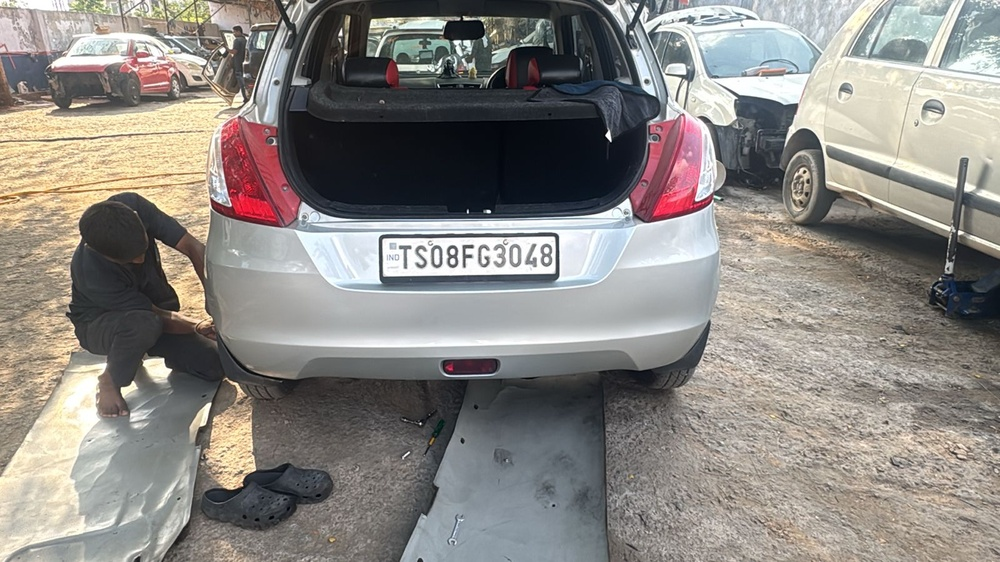
#> input picture images/car1.jpg, 1000 x 562 px, shrunk from 1600 x 900 before the run
$ python step2b_debug_regions.py
#> lines starting #> are read from the running program, lines starting #| are printed output that depends on the picture; after the words box and inside, x2 and y2 are one past the last pixel; in counts of white or black regions, pixels touching at a corner belong together
from skimage.io import imread
from skimage.filters import threshold_otsu
from skimage.color import rgb2gray
from skimage.util import img_as_float
from skimage import measure
from skimage.measure import regionprops
import matplotlib.pyplot as plt
import matplotlib.patches as patches

import sys
image_path = sys.argv[1] if len(sys.argv) > 1 else "images/car1.jpg"
car_image = imread(image_path)
#> car_image is the input picture: shape (562, 1000, 3); mean R, G, B 139.5, 135.7, 131.2
car_image_float = img_as_float(car_image)
gray_car_image = rgb2gray(car_image_float)
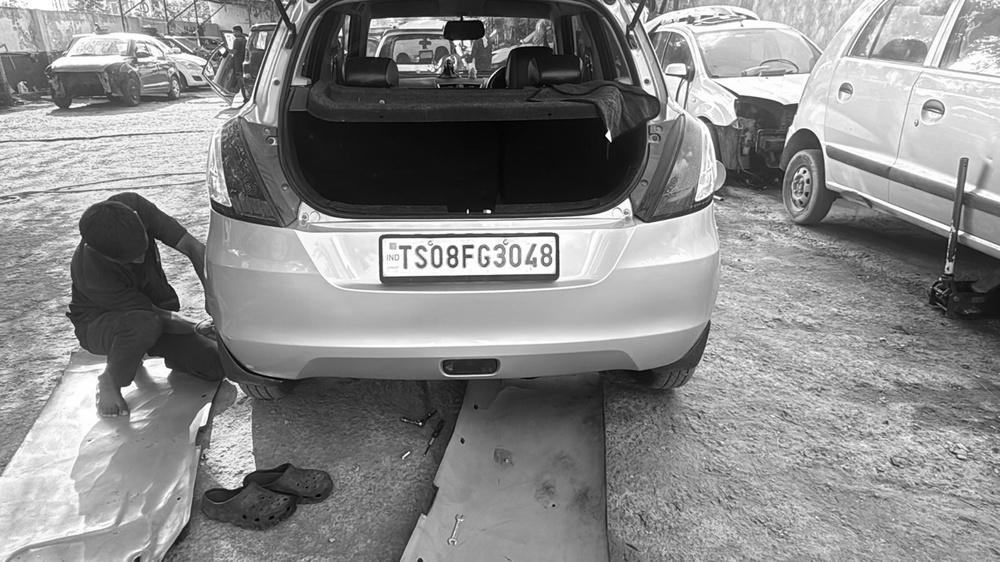
#> gray_car_image: shape (562, 1000) float64; min 0.000833, max 1, mean 0.534
threshold_value = threshold_otsu(gray_car_image)
#> threshold_value = 0.498
binary_car_image = gray_car_image > threshold_value
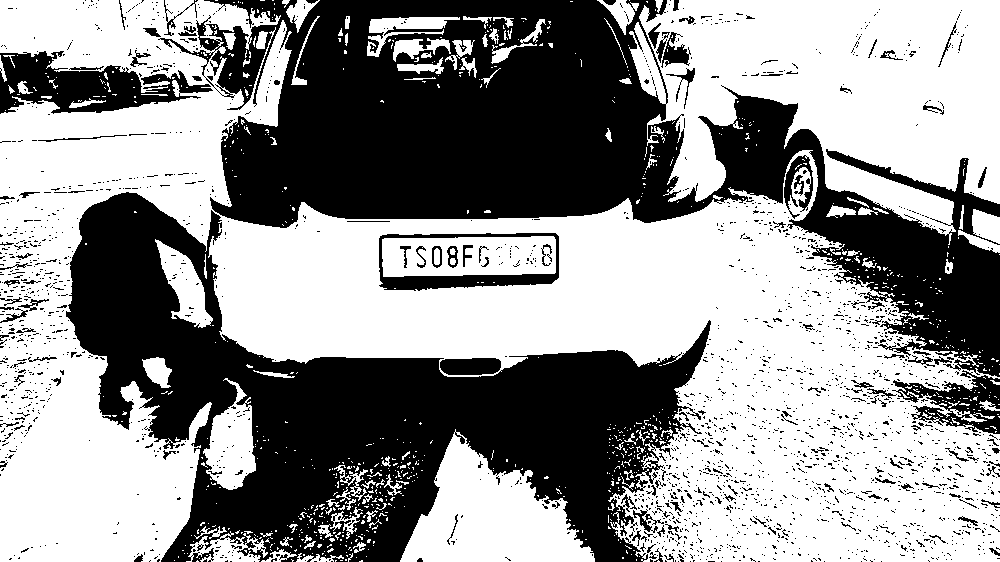
#> binary_car_image: shape (562, 1000) bool; 57.5% white; 2247 black regions (2115 under 20 px), largest, box (x1, y1, x2, y2) and area: (158, 0, 1000, 377) 114915, (66, 192, 711, 562) 95941, (0, 51, 213, 114) 6813

label_image = measure.label(binary_car_image)
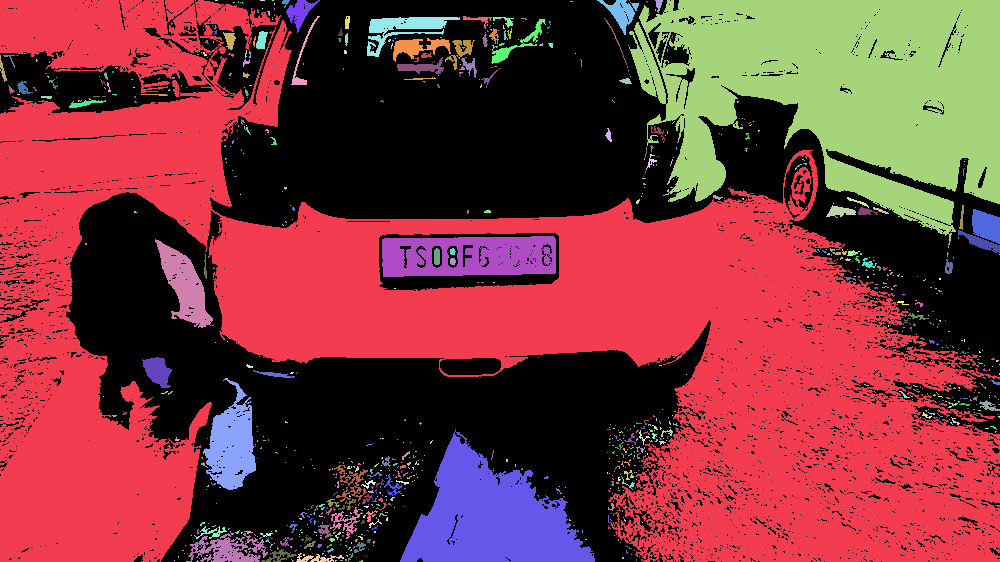
#> label_image: shape (562, 1000) int32; 910 distinct labels, from 0 to 909; one colour per label, 0 black

print(f"Image size (height x width): {label_image.shape[0]} x {label_image.shape[1]}")
#| Image size (height x width): 562 x 1000
print()

fig, ax1 = plt.subplots(1, figsize=(12, 9))
ax1.imshow(gray_car_image, cmap="gray")

# Show ALL regions above a minimum area, in yellow, with their sizes printed
count = 0
for region in regionprops(label_image):
    if region.area < 100:
        continue
    min_row, min_col, max_row, max_col = region.bbox
    h = max_row - min_row
    w = max_col - min_col

    # only show reasonably plate-shaped candidates (wider than tall, not tiny, not huge)
    if w > h and h > 10 and w < label_image.shape[1] * 0.6:
        count += 1
        print(f"Region {count}: height={h}, width={w}, area={region.area}, position=(row={min_row}, col={min_col})")
        rect_border = patches.Rectangle(
            (min_col, min_row), w, h,
            edgecolor="yellow", linewidth=1, fill=False
        )
        ax1.add_patch(rect_border)
#> this loop made 909 passes
#> (min_row, min_col, max_row, max_col, h, w) on passes 1, 7, 8, 11, 25, 27, 29, 34, 55, 56, 66, 97: (0, 0, 562, 1000, 562, 1000), (0, 286, 33, 320, 33, 34), (0, 597, 35, 639, 35, 42), (0, 629, 245, 1000, 245, 371), (16, 291, 85, 320, 69, 29), (16, 463, 29, 492, 13, 29), (17, 367, 57, 460, 40, 93), (19, 491, 64, 546, 45, 55), (31, 256, 49, 268, 18, 12), (32, 223, 50, 236, 18, 13), (38, 393, 62, 451, 24, 58), (57, 397, 74, 444, 17, 47)
#| Region 1: height=33, width=34, area=444.0, position=(row=0, col=286)
#| Region 2: height=35, width=42, area=567.0, position=(row=0, col=597)
#| Region 3: height=245, width=371, area=56791.0, position=(row=0, col=629)
#| Region 4: height=13, width=29, area=100.0, position=(row=16, col=463)
#| Region 5: height=40, width=93, area=1316.0, position=(row=17, col=367)
#| Region 6: height=45, width=55, area=455.0, position=(row=19, col=491)
#| Region 7: height=24, width=58, area=624.0, position=(row=38, col=393)
#| Region 8: height=17, width=47, area=349.0, position=(row=57, col=397)
#> (further printed lines are left out)
#> after the loop, count = 18

plt.title("All candidate regions (yellow) - note the height/width of the one on your actual plate")
plt.savefig("debug_regions.png", dpi=150)
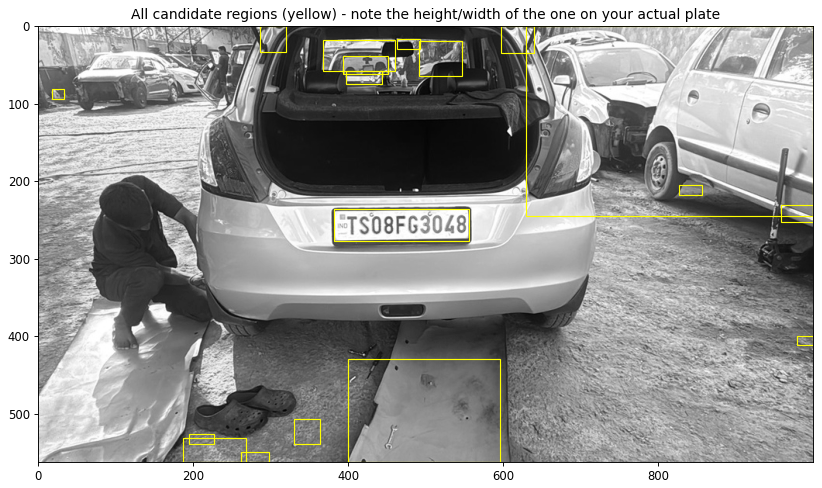
#> figure drawn by matplotlib, 1 panel
print()
print("Saved visualization to debug_regions.png")
plt.show()

$ run again, with images/car2.jpg copied over images/car1.jpg
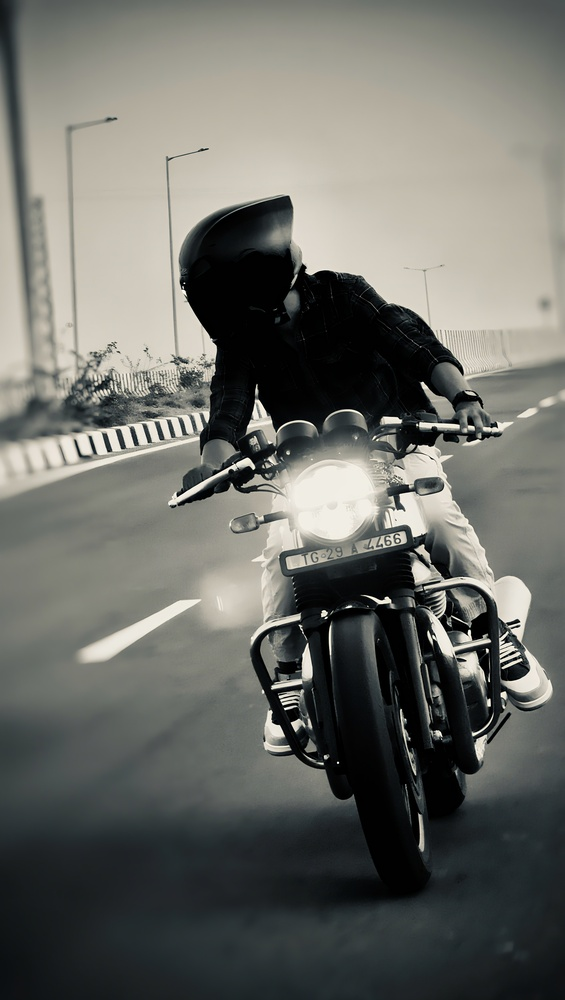
#> input picture images/car2.jpg, 565 x 1000 px, shrunk from 2160 x 3820 before the run
#> car_image is the input picture: shape (1000, 565, 3); mean R, G, B 107.5, 108.4, 102.9
#> threshold_value = 0.388
#> binary_car_image: shape (1000, 565) bool; 56.9% white; 240 black regions (206 under 20 px), largest, box (x1, y1, x2, y2) and area: (0, 519, 565, 1000) 181445, (170, 196, 502, 508) 47823, (0, 0, 106, 298) 4232
#> `label_image = measure.label(binary_car_image)`:
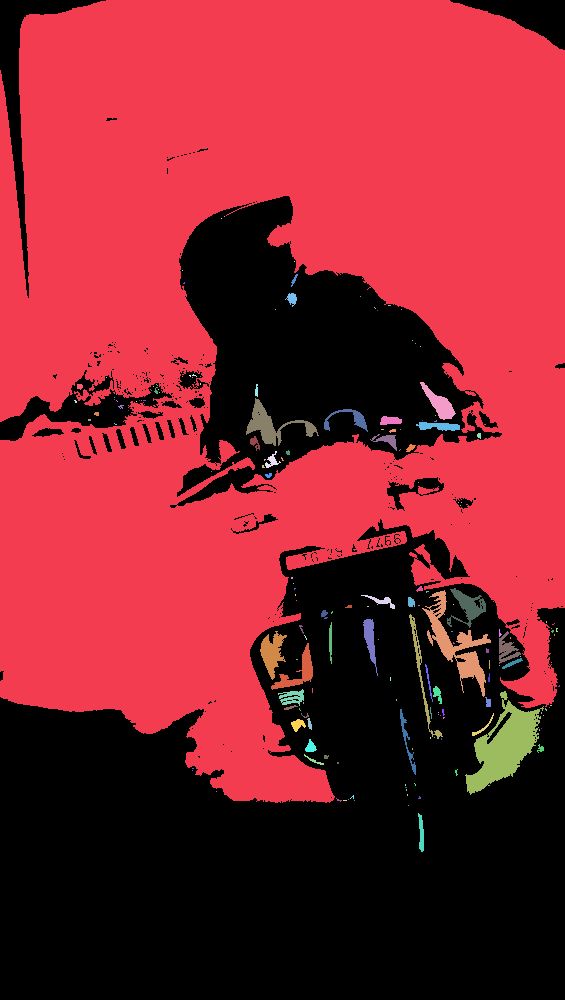
#> label_image: shape (1000, 565) int32; 176 distinct labels, from 0 to 175; one colour per label, 0 black
#| Image size (height x width): 1000 x 565
#> the loop `for region in regionprops(label_image):` made 175 passes
#> (min_row, min_col, max_row, max_col, h, w) on passes 1, 25, 36, 45, 49, 53, 60, 83: (0, 0, 803, 565, 803, 565), (382, 420, 420, 456, 38, 36), (398, 246, 446, 319, 48, 73), (409, 324, 432, 368, 23, 44), (416, 380, 425, 402, 9, 22), (422, 416, 431, 460, 9, 44), (434, 370, 451, 397, 17, 27), (595, 361, 609, 395, 14, 34)
#> (printed output is left out)
#> after the loop `for region in regionprops(label_image):`: count = 6
#> `plt.savefig("debug_regions.png", dpi=150)`:
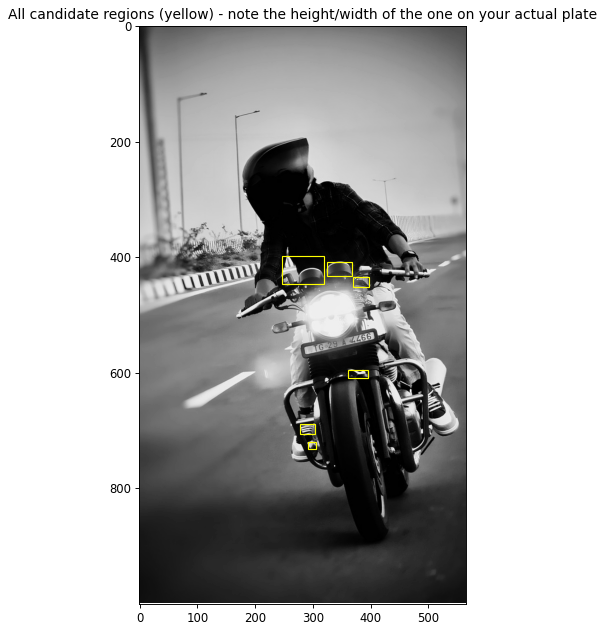
#> figure drawn by matplotlib, 1 panel
